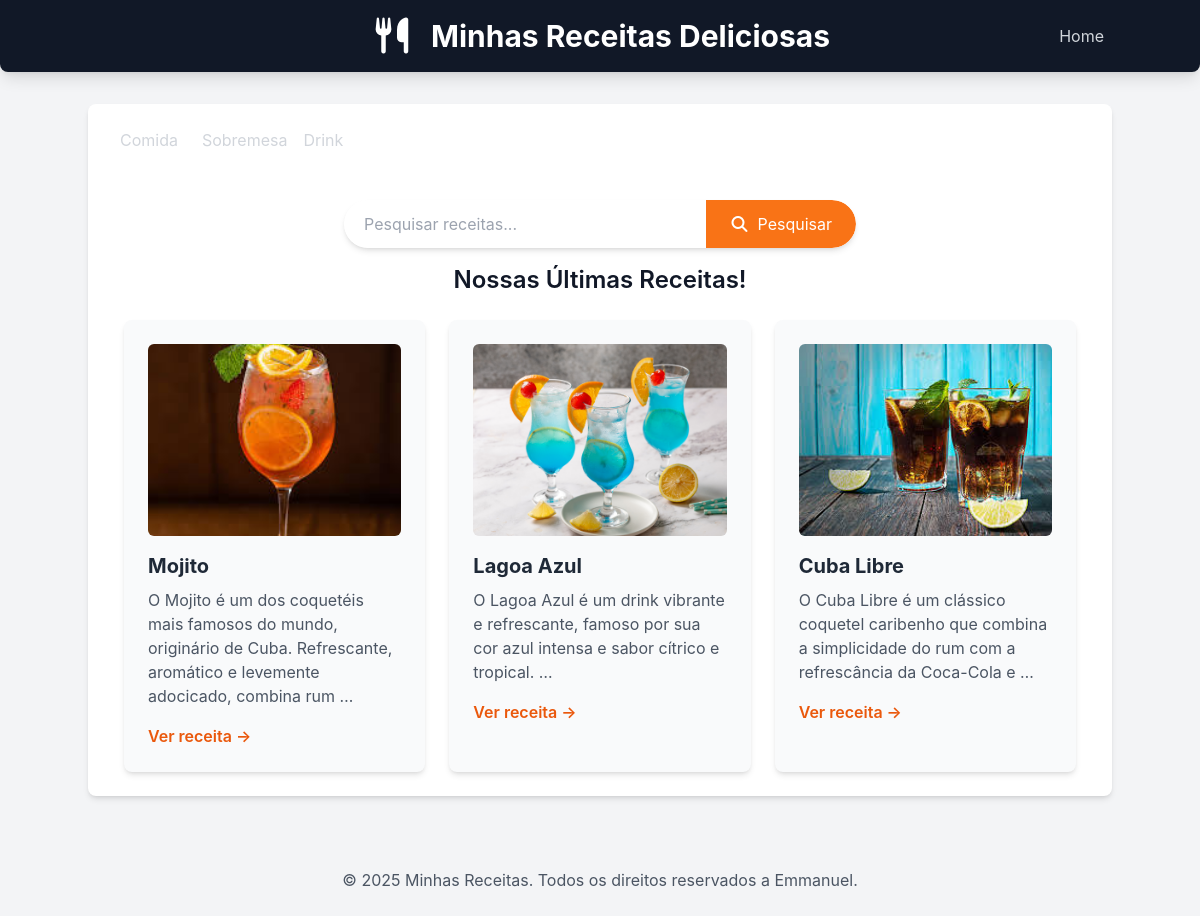
Page /receitas/?categoria=drink on the committed database.
### receitas/models.py (models this page shows, shortened)
class Receita(models.Model):
    CATEGORIAS =[
        ('comida','Comida'),
        ('sobremesa','Sobremesa'),
        ('drink','Drink'),
    ]
    title = models.CharField("Título", max_length=200)
    description = models.TextField("Descrição")
    ingredients = models.TextField("Ingredientes")
    instructions = models.TextField("Modo de preparo")
    image = models.ImageField("Imagem", upload_to='receitas/images/', blank=True, null=True)
    categoria = models.CharField("Categoria", max_length=20, choices=CATEGORIAS, default='comida')
    created_at = models.DateTimeField(auto_now_add=True)
    updated_at = models.DateTimeField(auto_now=True)
    class Meta:
        verbose_name = "Receita"
        verbose_name_plural = "Receitas"
        ordering = ['-created_at'] #ordena as receitas pela data de criação (mais novas primeiro)

### receitas/views.py (the view)
# urls.py: 2. Add a URL to urlpatterns:  path('', views.home, name='home')
def home(request):
    categoria_slug = request.GET.get('categoria')
    categorias_choices = [choice[0] for choice in Receita.CATEGORIAS]
    if categoria_slug:
        receitas = Receita.objects.filter(categoria=categoria_slug)
        categoria_selecionada = categoria_slug
    else:
        receitas = Receita.objects.all()
        categoria_selecionada = None
    return render(request, 'receitas/home.html', {'receitas':receitas, 'categoria': categorias_choices, 'categoria_selecionada': categoria_selecionada})

### receitas/templates/receitas/home.html (shortened to what this page needs)
{% extends "receitas/base.html"%}
{% block content %}
<nav class="ml-auto relative z-10 flex space-x-4">
    <a href="{% url 'home' %}?categoria=comida" class="text-gray-300 hover:text-orange-600 mx-2">Comida</a>
    <a href="{% url 'home' %}?categoria=sobremesa" class="text-gray-300 hover:text-orange-600 mx-2">Sobremesa</a>
    <a href="{% url 'home' %}?categoria=drink" class="text-gray-300 hover:text-orange-600 mx-2">Drink</a>
</nav>
<section class="container mx-auto mt-8 p-4 flex justify-center">
    <form method="get" action="{% url 'pesquisar_receitas' %}"
        class="w-full max-w-lg flex bg-white rounded-full shadow-md overflow-hidden">
        <input type="text" name="q" placeholder="Pesquisar receitas..."
            class="flex-grow p-3 text-gray-700 focus:outline-none focus:ring-2 focus:ring-orange-500 rounded-l-full pl-5">
        <button type="submit"
            class="bg-orange-500 hover:bg-orange-600 text-white p-3 px-6 rounded-r-full transition duration-300 ease-in-out flex items-center justify-center">
            <i class="fas fa-search mr-2"></i> Pesquisar
        </button>
    </form>
</section>
    <h2 class="text-2xl font-semibold mb-6 text-center">
        Nossas Últimas Receitas!
    </h2>
    <div class="flex flex-wrap justify-center gap-6">
        {% for receita in receitas %}
        <div
            class="w-full sm:w-[calc(50%-1.5rem)] lg:w-[calc(33.333%-1.5rem)] bg-gray-50 p-6 rounded-lg shadow-md hover:shadow-lg transition-shadow duration-300 ease-in-out">
            {% if receita.image %}
            <img src="{{receita.image.url}}" alt="Imagem de {{receita.title}}"
                class="w-full h-48 object-cover rounded-md mb-4">
            {% endif %}
            <h3 class="text-xl font-bold mb-2 text-gray-800">{{receita.title}}</h3>
            <p class="text-gray-600 mb-4">{{receita.description | truncatewords:20}}</p>
            <a href="{% url 'receita_detail' receita.id %}"
                class="text-orange-600 hover:text-orange-800 font-semibold">Ver receita &rarr;</a>
        </div>
        {% empty %}
        <p class="text-center text-gray-500 col-span-full">
            Nenhuma receita encontrada.
        </p>
        {% endfor %}
    </div>
{% endblock %}

### receitas/templates/receitas/base.html (style rules this page uses)
body { font-family: 'Inter', sans-serif; }

### rows in the picture
Receita: image (picture), title "Mojito", description "O Mojito é um dos coquetéis mais famosos do mundo, originário de Cuba. Refrescante, aromático e levemente adocicado, combina rum …"
Receita: image (picture), title "Lagoa Azul", description "O Lagoa Azul é um drink vibrante e refrescante, famoso por sua cor azul intensa e sabor cítrico e tropical. …"
Receita: image (picture), title "Cuba Libre", description "O Cuba Libre é um clássico coquetel caribenho que combina a simplicidade do rum com a refrescância da Coca-Cola e …"
